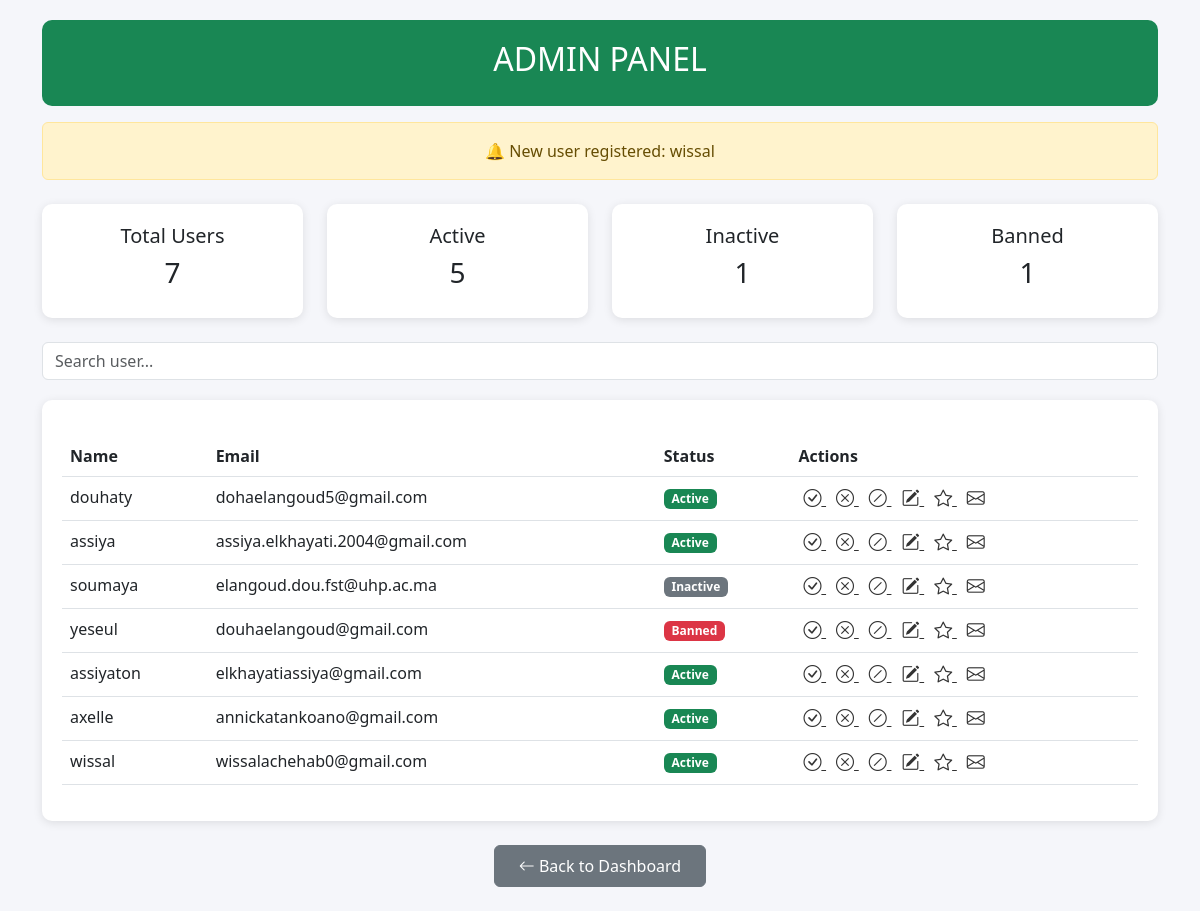
The page /admin (signed in) on the database its author committed.
### app.py (models this page shows)
class User(db.Model):
    __tablename__ = 'user'
    id = db.Column(db.Integer, primary_key=True)
    username = db.Column(db.String(100), unique=True, nullable=False)
    firstname = db.Column(db.String(100), nullable=False)
    email = db.Column(db.String(120), unique=True, nullable=False)
    password = db.Column(db.String(200), nullable=False)
    activation_token = db.Column(db.String(500), unique=True, nullable=True)
    failed_login_attempts = db.Column(db.Integer, default=0)
    last_failed_login = db.Column(db.Float, default=0)
    ip_address = db.Column(db.String(50), nullable=True)
    mac_address = db.Column(db.String(255), nullable=True)
    is_admin = db.Column(db.Boolean, default=False)
    is_banned = db.Column(db.Boolean, default=False)
    is_active = db.Column(db.Boolean, default=True)
    domain = db.Column(db.String(50), nullable=True)  # Google, Facebook, WhatsApp, LinkedIn, GitHub, Other
    how_found_app = db.Column(db.String(100), nullable=True)  # How they discovered the app
    created_at = db.Column(db.DateTime, default=db.func.now(), nullable=False)
    calculations = db.relationship('Calculation', backref='user', lazy=True, cascade='all, delete-orphan')

### app.py (the view)
@app.route('/admin')
def admin_panel():
    if not session.get('user_id'):
        return redirect(url_for('login'))
    user = User.query.get(session['user_id'])
    if not user or not user.is_admin:
        return "Access denied"
    users = User.query.all()
    new_user = User.query.order_by(User.id.desc()).first()
    active_users = User.query.filter(
        User.is_active == True,
        User.is_banned == False
    ).count()
    inactive_users = User.query.filter(
        User.is_active == False,
        User.is_banned == False
    ).count()
    banned_users = User.query.filter(
        User.is_banned == True
    ).count()
    return render_template(
        'admin.html',
        users=users,
        active_users=active_users,
        inactive_users=inactive_users,
        banned_users=banned_users,
        new_user=new_user
    )

### app.py (called while the page is built)
@app.context_processor
def inject_language():
    lang = session.get('lang', 'fr')
    return {
        'current_language': lang,
        'supported_languages': [
            {'code': 'en', 'name': 'English', 'flag': '🇬🇧'},
            {'code': 'fr', 'name': 'Français', 'flag': '🇫🇷'},
            {'code': 'es', 'name': 'Español', 'flag': '🇪🇸'},
        ],
        'gettext': lambda key: get_text(key, lang),
        'app_name': get_text('app_name', lang),
        'app_description': get_text('app_description', lang),
    }

### translations.py (called while the page is built)
def get_text(key, language='en'):
    if language not in TRANSLATIONS:
        language = 'en'
    return TRANSLATIONS[language].get(key, key)

### templates/admin.html (shortened to what this page needs)
<!DOCTYPE html>
<html>
<head>
    <link href="https://cdn.jsdelivr.net/npm/bootstrap@5.3.0/dist/css/bootstrap.min.css" rel="stylesheet">
    <link href="https://cdn.jsdelivr.net/npm/bootstrap-icons/font/bootstrap-icons.css" rel="stylesheet">
</head>
<body class="container">
<div class="title-box">
    <h2>ADMIN PANEL</h2>
</div>
{% if new_user %}
<div class="alert alert-warning text-center mt-3">
    🔔 New user registered: {{ new_user.username }}
</div>
{% endif %}
<div class="row mt-4 text-center">
    <div class="col-md-3">
        <div class="card-box">
            <h5>Total Users</h5>
            <h3>{{ users|length }}</h3>
        </div>
    </div>
    <div class="col-md-3">
        <div class="card-box">
            <h5>Active</h5>
            <h3>{{ active_users }}</h3>
        </div>
    </div>
    <div class="col-md-3">
        <div class="card-box">
            <h5>Inactive</h5>
            <h3>{{ inactive_users }}</h3>
        </div>
    </div>
    <div class="col-md-3">
        <div class="card-box">
            <h5>Banned</h5>
            <h3>{{ banned_users }}</h3>
        </div>
    </div>
</div>
<div class="mt-4">
    <input type="text" id="search" class="form-control" placeholder="Search user...">
</div>
<div class="table-box">
<table class="table table-hover mt-3" id="userTable">
    <thead>
        <tr>
            <th>Name</th>
            <th>Email</th>
            <th>Status</th>
            <th>Actions</th>
        </tr>
    </thead>
    <tbody>
    {% for user in users %}
    <tr>
        <td class="username">{{ user.username }}</td>
        <td class="email">{{ user.email }}</td>
        <td>
            {% if user.is_banned %}
                <span class="badge bg-danger">Banned</span>
            {% elif user.is_active %}
                <span class="badge bg-success">Active</span>
            {% else %}
                <span class="badge bg-secondary">Inactive</span>
            {% endif %}
        </td>
        <td>
            <a href="/activate_user/{{ user.id }}" class="icon-btn" title="Activate">
                <i class="bi bi-check-circle"></i>
            </a>
            <a href="/deactivate_user/{{ user.id }}" class="icon-btn" title="Deactivate">
                <i class="bi bi-x-circle"></i>
            </a>
            <a href="/ban_user/{{ user.id }}" class="icon-btn" title="Ban">
                <i class="bi bi-slash-circle"></i>
            </a>
            <a href="/edit_user/{{ user.id }}" class="icon-btn" title="Edit">
                <i class="bi bi-pencil-square"></i>
            </a>
            <a href="/make_admin/{{ user.id }}" class="icon-btn" title="Make Admin">
                <i class="bi bi-star"></i>
            </a>
            <a href="/send_status_mail/{{ user.id }}" class="icon-btn" title="Send Status Email">
                <i class="bi bi-envelope"></i>
            </a>
        </td>
    </tr>
    {% endfor %}
    </tbody>
</table>
</div>
<div class="text-center mt-4 mb-4">
    <a href="{{ url_for('dashboard') }}" class="btn btn-secondary px-4 py-2">
        <i class="bi bi-arrow-left"></i> Back to Dashboard
    </a>
</div>
</body>
</html>

### templates/admin.html (style rules this page uses)
body { background: #f5f6fa; }
.title-box { background: #198754; color: white; text-align: center; padding: 20px; border-radius: 10px; margin-top: 20px; }
.card-box { text-align: center; padding: 20px; border-radius: 10px; background: white; box-shadow: 0px 2px 10px rgba(0,0,0,0.1); }
.table-box { background: white; padding: 20px; border-radius: 10px; margin-top: 20px; box-shadow: 0px 2px 10px rgba(0,0,0,0.1); }
.icon-btn { font-size: 18px; margin: 0 5px; color: #333; }

### rows shown on the page
User: username "wissal", email "wissalachehab0@gmail.com", is_banned "Active"
User: username "douhaty", email "dohaelangoud5@gmail.com", is_banned "Active"
User: username "assiya", email "assiya.elkhayati.2004@gmail.com", is_banned "Active"
User: username "soumaya", email "elangoud.dou.fst@uhp.ac.ma", is_banned "Inactive"
User: username "yeseul", email "douhaelangoud@gmail.com", is_banned "Banned"
User: username "assiyaton", email "elkhayatiassiya@gmail.com", is_banned "Active"
User: username "axelle", email "annickatankoano@gmail.com", is_banned "Active"

### other values the page prints
{{ users|length }} "7"
{{ active_users }} "5"
{{ inactive_users }} "1"
{{ banned_users }} "1"
